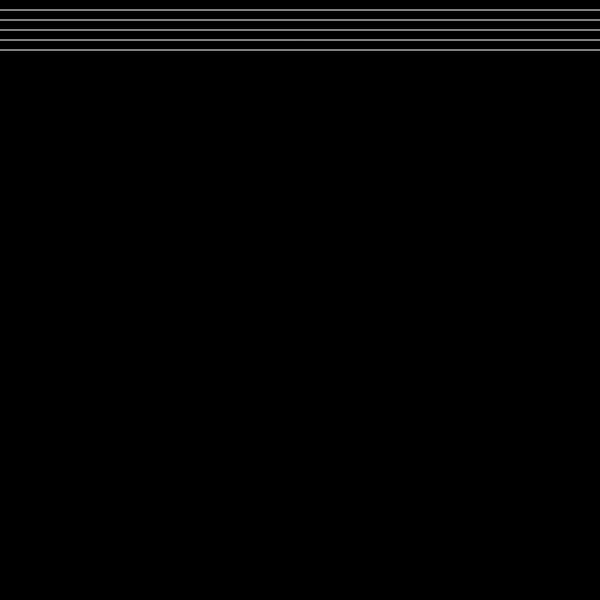
Frame 1 (no input)
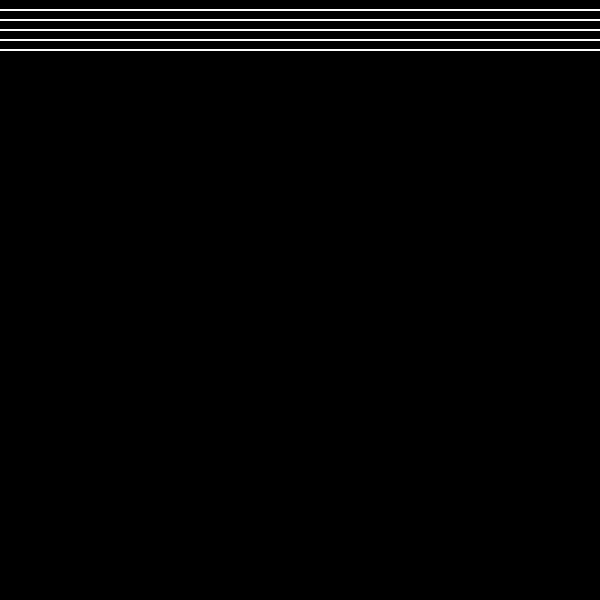
Frame 60 (no input)
Frame 120 (the mouse pressed at the canvas centre since frame 60): identical to frame 60, image omitted

The p5.js sketch that drew these frames (run headless with seeded random() and noise() and a simulated clock; from frame 60 on, the mouse is pressed at the canvas centre):

// p5.js sketch
// ── sketch.js
function setup(){
  createCanvas(600,600);
  background(0);
}

function draw(){
  var i;
for(i = 0; i<5; i++) {
  stroke(255);
  line(0,(i*10)+10,width,(i*10)+10);
}
}
